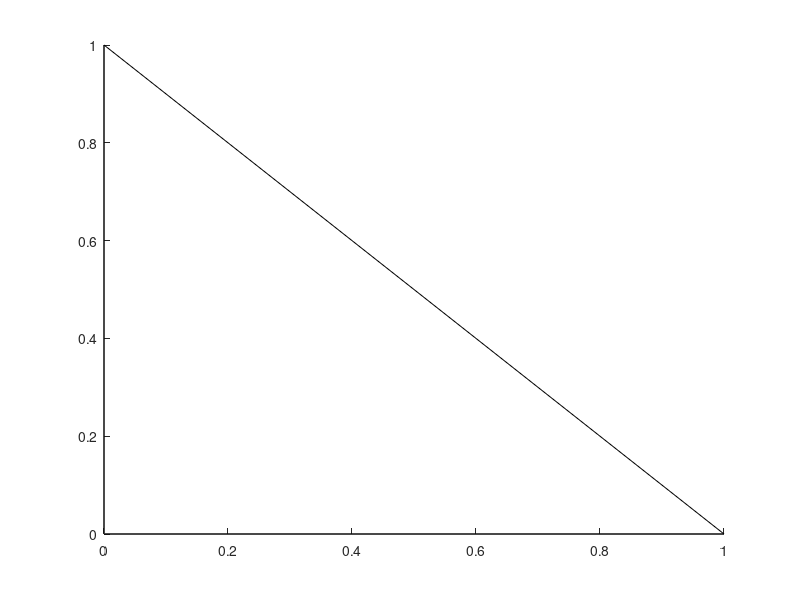

The MATLAB script that drew this image: (Note: this script raises an error after producing the figure.)

figure(1)
clf
hold on
plot3([0 1 0 0]', [1 0 0 1]', [0 0 1 0]', 'k')
plot3(G.X(:,1), G.X(:,2), G.X(:,3)); 
axis([0 1 0 1 0 1]); 
view(135,0)
hold off
title('Simplex')


